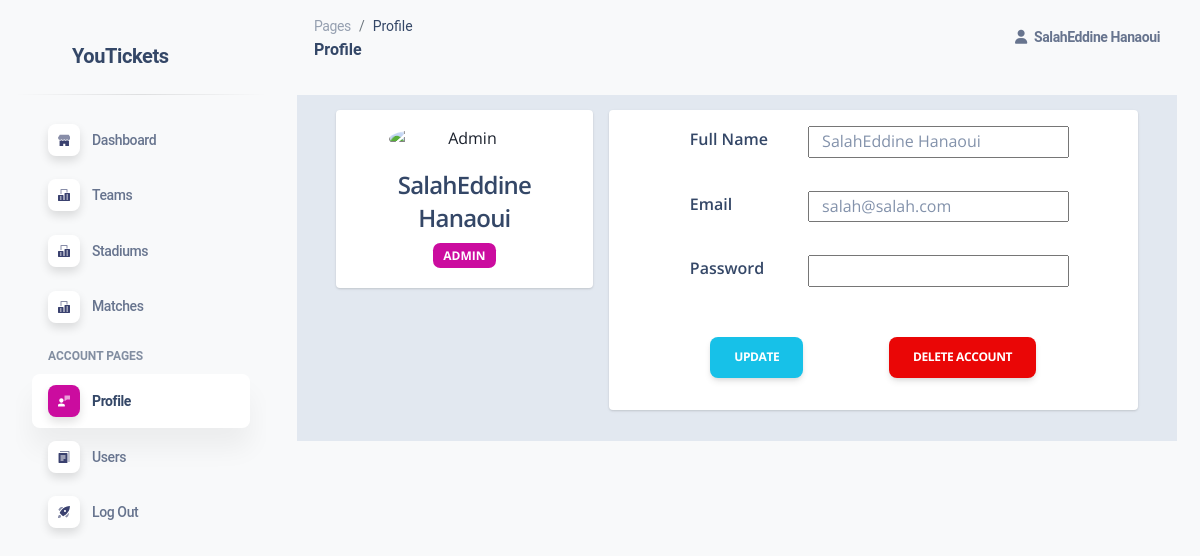
Page /pages/admin/profile.php (signed in) on the committed database.
### tables this page shows
CREATE TABLE `users` (
  `id` int(11) NOT NULL,
  `name` varchar(255) DEFAULT NULL,
  `email` varchar(255) DEFAULT NULL,
  `password` varchar(255) DEFAULT NULL,
  `role` varchar(255) DEFAULT NULL
);

### config/database.php (called while the page is built, shortened)
<?php
class Database {
    private $host = "localhost";
    private $dbName = "fifa";
    private $username = "root";
    private $password = "";
    public function __construct(){
        $this->con = new PDO('mysql:host='.$this->host.';dbname='.$this->dbName.';charset=utf8', $this->username, $this->password);
        return true;
    }
}
?>

### classes/SignUp.class.php (called while the page is built, shortened)
<?php
 require_once __DIR__.'/../config/database.php';
class SignUp extends Database {
   public function getRows($query, $param=[]){
    try{
        $sqlstatment = $this->con->prepare($query);
        $sqlstatment->execute($param);
        return $sqlstatment->fetchAll(PDO::FETCH_ASSOC);
       }catch(Exception $e){
            $e->getMessage();
       }
   }
}

### controllers/updateprofileController.php (called while the page is built, shortened)
<?php
require_once('C:\xampp\htdocs\Gestion-des-Tickets---FIFA-World-Cup-Qatar-2022\classes\SignUp.class.php');
$dsn=new SignUp();
$emailS = $_SESSION["email"];
$getrow = $dsn->getRows("SELECT * FROM users WHERE email=?", array($emailS));
?>

### pages/admin/profile.php (the view, shortened to what this page needs)
<?php
$adminTitle = 'Profile';
require_once('../../controllers/updateprofileController.php');
include_once '../../includes/admin/head.php';
?>
<body class="g-sidenav-show bg-gray-100">
    <?php include_once '../../includes/admin/sidebar.php';?>
    <main class="main-content position-relative max-height-vh-100 h-100 border-radius-lg ">
        <?php include_once '../../includes/admin/navbar.php';?>
        <div class="container" id="profile">
            <div class="main-body">
              <div class="row gutters-sm">
                <div class="col-md-4 mb-3">
                  <div class="card">
                    <div class="card-body">
                      <div class="d-flex flex-column align-items-center text-center">
                        <img src="https://bootdey.com/img/Content/avatar/avatar7.png" alt="Admin" class="rounded-circle" width="150">
                        <div class="mt-3">
                          <h4><?= $val["name"]?></h4>
                          <p class="badge text-bg-primary mb-1"><?= $val["role"]?></p>
                        </div>
                      </div>
                    </div>
                  </div>
                </div>
                <div class="col-md-8">
                  <div class="card mb-3">
                    <div class="card-body">
                      <form  method="post">
                        <div class="row justify-content-center ">
                          <div class="col-sm-3">
                            <h6 class="mb-0">Full Name</h6>
                          </div>
                          <input name="nameProfile" class="col-sm-9 text-secondary w-50" type="text" value="<?=$val["name"] ?>"></input>
                        </div>
                        <hr>
                        <div class="row justify-content-center ">
                          <div class="col-sm-3">
                            <h6 class="mb-0">Email</h6>
                          </div>
                          <input name="emailProfile" class="col-sm-9 text-secondary w-50" type="email" value="<?= $val["email"]?>"></input>
                        </div>
                        <hr>
                        <div class="row justify-content-center ">
                          <div class="col-sm-3">
                            <h6 class="mb-0">Password</h6>
                          </div>
                          <input name="passwordProfile" class="col-sm-9 text-secondary w-50" type="password" value=""></input>
                        </div>
                        <hr>
                        <hr>
                        <div class="row ">
                          <div class="col-sm-12 d-flex justify-content-evenly">
                            <input type="submit" name="updateProfile" class="btn btn-info text-white"  value="update">
                            <input type="submit" name="deleteProfile" class="btn btn-danger" value="delete account">
                          </div>
                        </div>
                      </form>
                    </div>
                  </div>
                </div>
              </div>
            </div>
        </div>
    </main>
</body>
</html>

### includes/admin/navbar.php (shortened to what this page needs)
<?php require_once('C:\xampp\htdocs\Gestion-des-Tickets---FIFA-World-Cup-Qatar-2022\classes\SignUp.class.php');?>
<?php
        $dsn = new Signup();
        $id=$_SESSION["id"];
        $sql =$dsn->getRows("SELECT * FROM users WHERE id=?",array($id));
        foreach($sql as $val)
?>
<nav class="navbar navbar-main navbar-expand-lg px-0 mx-4 shadow-none border-radius-xl" id="navbarBlur" navbar-scroll="true">
      <div class="container-fluid py-1 px-3">
        <nav aria-label="breadcrumb">
          <ol class="breadcrumb bg-transparent mb-0 pb-0 pt-1 px-0 me-sm-6 me-5">
            <li class="breadcrumb-item text-sm"><a class="opacity-5 text-dark" href="javascript:;">Pages</a></li>
            <li class="breadcrumb-item text-sm text-dark active" aria-current="page"><?= $adminTitle ?></li>
          </ol>
          <h6 class="font-weight-bolder mb-0"><?= $adminTitle ?></h6>
        </nav>
          <ul class="navbar-nav  justify-content-end">
            <li class="nav-item d-flex align-items-center">
              <a href="javascript:;" class="nav-link text-body font-weight-bold px-0">
                <i class="fa fa-user me-sm-1"></i>
                <span class="d-sm-inline d-none">
                <?= $val["name"];?>
                </span>
              </a>
            </li>
          </ul>
        </div>
    </nav>

### assets/css/style.css (style rules this page uses)
:root { --primary-color: #ffffff; --secondary-color: #8b1539; }
html,body { width: 100%; font-family: 'Roboto', sans-serif, FontAwesome; margin: 0; padding: 0; height: 100vh; }
a { color: inherit; text-decoration: inherit; }
#profile { margin-top:20px; color: #1a202c; text-align: left; background-color: #e2e8f0; width: 95%; }
#profile .main-body { padding: 15px; }
#profile .card { box-shadow: 0 1px 3px 0 rgba(0,0,0,.1), 0 1px 2px 0 rgba(0,0,0,.06); }
#profile .card { position: relative; display: flex; flex-direction: column; min-width: 0; word-wrap: break-word; background-color: #fff; background-clip: border-box; border: 0 solid rgba(0,0,0,.125); border-radius: .25rem; }
#profile .card-body { flex: 1 1 auto; min-height: 1px; padding: 1rem; }
#profile .gutters-sm { margin-right: -8px; margin-left: -8px; }
#profile .gutters-sm>.col, .gutters-sm>[class*=col-] { padding-right: 8px; padding-left: 8px; }
#profile .mb-3, .my-3 { margin-bottom: 1rem!important; }

### rows in the picture
users: name "SalahEddine Hanaoui", role "ADMIN", nameProfile "SalahEddine Hanaoui", emailProfile "salah@salah.com"

### other values in the picture
$adminTitle "Profile"
